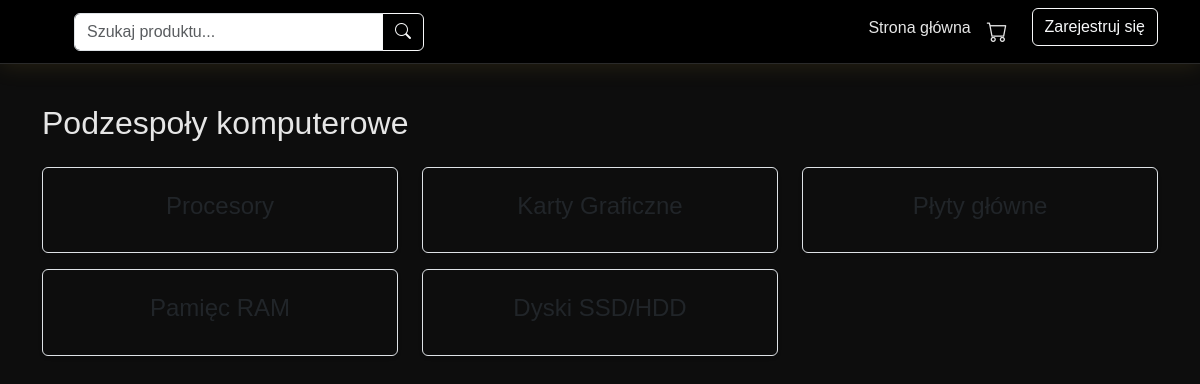
Screenshot of /kategoria/7/ with the database file from the repository.
### sklep/models.py (models this page shows, shortened)
class Kategoria(models.Model):
    nazwa_kategorii = models.CharField(max_length=50)
    image = models.ImageField(upload_to="kategorie/", null=True, blank=True)
    class Meta:
        db_table = "kategorie"
        verbose_name = "Kategoria"
        verbose_name_plural = "Kategorie"

class Podkategoria(models.Model):
    nazwa = models.CharField(max_length=50)
    kategoria = models.ForeignKey(Kategoria, on_delete=models.CASCADE, related_name="podkategorie")
    class Meta:
        db_table = "podkategorie"
        verbose_name = "Podkategorie"
        verbose_name_plural = "Podkategorie"

### sklep/views.py (the view)
# urls.py: path("kategoria/<int:kategoria_id>/", views.produkty_kategoria, name="produkty_kategoria"),
def produkty_kategoria(request, kategoria_id):
    kategoria = get_object_or_404(Kategoria, id=kategoria_id)
    podkategorie = kategoria.podkategorie.all()
    return render(request, "kategoria.html", {
        "kategoria": kategoria,
        "podkategorie": podkategorie
    })

### sklep/templates/kategoria.html
{% extends "base.html" %}
{% block content %}
<h2 class="mb-4">{{ kategoria.nazwa_kategorii }}</h2>
<div class="row">
    {% for p in podkategorie %}
    <div class="col-md-4 mb-3">
        <a href="{% url 'podkategoria_view' p.id %}" class="text-decoration-none text-dark">
            <div class="p-4 border rounded text-center shadow-sm">
                <h4>{{ p.nazwa }}</h4>
            </div>
        </a>
    </div>
    {% empty %}
        <p>Brak podkategorii</p>
    {% endfor %}
</div>
{% endblock %}

### sklep/templates/base.html (style rules this page uses)
body { background-color: #0d0d0d; color: #e6e6e6; font-family: 'Poppins', sans-serif; }

### rows the page displays
Kategoria: nazwa_kategorii "Podzespoły komputerowe"
Podkategoria: nazwa "Procesory"
Podkategoria: nazwa "Karty Graficzne"
Podkategoria: nazwa "Płyty główne"
Podkategoria: nazwa "Pamięc RAM"
Podkategoria: nazwa "Dyski SSD/HDD"
